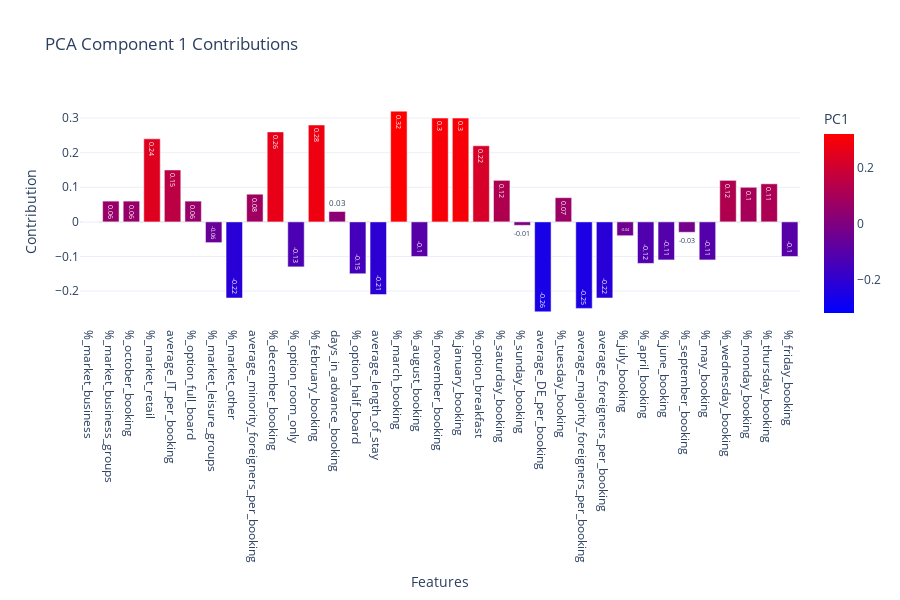

Notebook source saved alongside this figure:
### Code cell
fig = px.bar(pca_components.round(2), x=pca_components.round(2).index, y='PC1',
             title='PCA Component 1 Contributions', text='PC1', color='PC1', color_continuous_scale='Bluered', color_continuous_midpoint=0,
             labels={'x': 'Features', 'y': 'Contribution'},
             color_discrete_sequence=px.colors.qualitative.Plotly, template='plotly_white')
fig.update_layout(height=600, xaxis_title='Features', yaxis_title='Contribution')
fig.write_html(f'{output_folder}/pca_component_1_contributions.png')
fig.show()

### Figure 1 — Plotly figure (JSON) as saved in the notebook; plotly's stock layout.template omitted (floating-point values rounded to 4 significant figures)
{"data": [{"hovertemplate": "index=%{x}<br>PC1=%{marker.color}<extra></extra>", "legendgroup": "", "marker": {"color": [-0.0, 0.06, 0.06, 0.24, 0.15, 0.06, -0.06, -0.22, 0.08, 0.26, -0.13, 0.28, 0.03, -0.15, -0.21, 0.32, -0.1, 0.3, 0.3, 0.22, 0.12, -0.01, -0.26, 0.07, -0.25, -0.22, -0.04, -0.12, -0.11, -0.03, -0.11, 0.12, 0.1, 0.11, -0.1], "coloraxis": "coloraxis", "pattern": {"shape": ""}}, "name": "", "orientation": "v", "showlegend": false, "text": [-0.0, 0.06, 0.06, 0.24, 0.15, 0.06, -0.06, -0.22, 0.08, 0.26, -0.13, 0.28, 0.03, -0.15, -0.21, 0.32, -0.1, 0.3, 0.3, 0.22, 0.12, -0.01, -0.26, 0.07, -0.25, -0.22, -0.04, -0.12, -0.11, -0.03, -0.11, 0.12, 0.1, 0.11, -0.1], "textposition": "auto", "type": "bar", "x": ["%_market_business", "%_market_business_groups", "%_october_booking", "%_market_retail", "average_IT_per_booking", "%_option_full_board", "%_market_leisure_groups", "%_market_other", "average_minority_foreigners_per_booking", "%_december_booking", "%_option_room_only", "%_february_booking", "days_in_advance_booking", "%_option_half_board", "average_length_of_stay", "%_march_booking", "%_august_booking", "%_november_booking", "%_january_booking", "%_option_breakfast", "%_saturday_booking", "%_sunday_booking", "average_DE_per_booking", "%_tuesday_booking", "average_majority_foreigners_per_booking", "average_foreigners_per_booking", "%_july_booking", "%_april_booking", "%_june_booking", "%_september_booking", "%_may_booking", "%_wednesday_booking", "%_monday_booking", "%_thursday_booking", "%_friday_booking"], "xaxis": "x", "y": [-0.0, 0.06, 0.06, 0.24, 0.15, 0.06, -0.06, -0.22, 0.08, 0.26, -0.13, 0.28, 0.03, -0.15, -0.21, 0.32, -0.1, 0.3, 0.3, 0.22, 0.12, -0.01, -0.26, 0.07, -0.25, -0.22, -0.04, -0.12, -0.11, -0.03, -0.11, 0.12, 0.1, 0.11, -0.1], "yaxis": "y"}], "layout": {"barmode": "relative", "coloraxis": {"cmid": 0, "colorbar": {"title": {"text": "PC1"}}, "colorscale": [[0, "rgb(0,0,255)"], [1, "rgb(255,0,0)"]]}, "height": 600, "legend": {"tracegroupgap": 0}, "title": {"text": "PCA Component 1 Contributions"}, "xaxis": {"anchor": "y", "domain": [0, 1], "title": {"text": "Features"}}, "yaxis": {"anchor": "x", "domain": [0, 1], "title": {"text": "Contribution"}}}}
